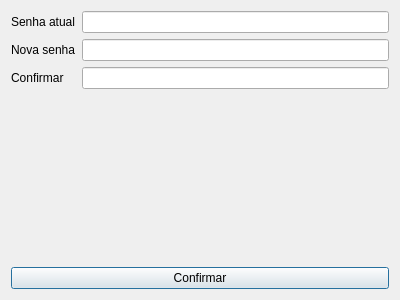
<?xml version="1.0" encoding="UTF-8"?>
<ui version="4.0">
 <class>AlteraSenha</class>
 <widget class="QDialog" name="AlteraSenha">
  <property name="geometry">
   <rect>
    <x>0</x>
    <y>0</y>
    <width>400</width>
    <height>300</height>
   </rect>
  </property>
  <property name="windowTitle">
   <string>Dialog</string>
  </property>
  <layout class="QGridLayout" name="gridLayout">
   <item row="3" column="1">
    <layout class="QFormLayout" name="formLayout">
     <item row="0" column="0">
      <widget class="QLabel" name="label">
       <property name="text">
        <string>Senha atual</string>
       </property>
      </widget>
     </item>
     <item row="1" column="0">
      <widget class="QLabel" name="label_2">
       <property name="text">
        <string>Nova senha</string>
       </property>
      </widget>
     </item>
     <item row="2" column="0">
      <widget class="QLabel" name="label_3">
       <property name="text">
        <string>Confirmar</string>
       </property>
      </widget>
     </item>
     <item row="0" column="1">
      <widget class="QLineEdit" name="atual">
       <property name="echoMode">
        <enum>QLineEdit::Password</enum>
       </property>
      </widget>
     </item>
     <item row="1" column="1">
      <widget class="QLineEdit" name="nova">
       <property name="echoMode">
        <enum>QLineEdit::Password</enum>
       </property>
      </widget>
     </item>
     <item row="2" column="1">
      <widget class="QLineEdit" name="confirm">
       <property name="echoMode">
        <enum>QLineEdit::Password</enum>
       </property>
      </widget>
     </item>
    </layout>
   </item>
   <item row="4" column="1">
    <widget class="QPushButton" name="confirmar">
     <property name="text">
      <string>Confirmar</string>
     </property>
    </widget>
   </item>
  </layout>
 </widget>
 <resources/>
 <connections/>
</ui>
